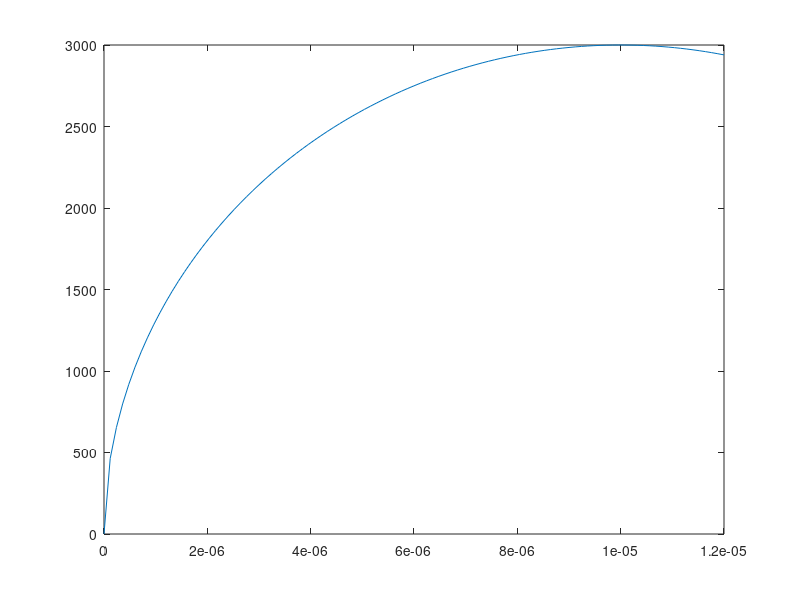

This chart was generated by the following MATLAB code:
% EECS725 Homework 3

clear;

% Universal constants
c  = 3e8;      % speed of light (m/s)

% Problem constraints
h         = 3e3;       % height (m)
lambda    = 10e-2;     % radar wavelength (m)
beta      = 25*pi/180; % 3dB beam width of antenna (Gaussian beam shape)
Go        = 16;        % antenna peak gain (dB)
tau       = 1e-9;      % pulse duration (s)
sigma_o_0 = 0.1;       % backscattering coefficient

t0 = h/c; % time that front part of transmitted pulse hits the earth
t1 = t0 + (c*tau/2); % time that back part of transmitted pulse hits the earth
%t = linspace(0,t0+1.3e-6,100); % time after the first transmitted energy hits the earth

idx = 1;
for time=0:12e-6/100:12e-6
    r1(idx) = sqrt(h^2 - (h - c*time)^2);
    r2(idx) = sqrt(h^2 - (h - c*(time-(c*tau/2)))^2);
    t(idx) = time;
    idx = idx + 1;
end

figure(1)
plot(t,r1);
